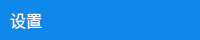
      <widget class="QWidget" name="m_zoneTitle" native="true">
       <property name="sizePolicy">
        <sizepolicy hsizetype="Preferred" vsizetype="Fixed">
         <horstretch>0</horstretch>
         <verstretch>0</verstretch>
        </sizepolicy>
       </property>
       <property name="minimumSize">
        <size>
         <width>0</width>
         <height>40</height>
        </size>
       </property>
       <property name="maximumSize">
        <size>
         <width>16777215</width>
         <height>40</height>
        </size>
       </property>
       <property name="styleSheet">
        <string notr="true">background-color: #0e88eb;</string>
       </property>
       <layout class="QHBoxLayout" name="horizontalLayout_15">
        <property name="spacing">
         <number>0</number>
        </property>
        <property name="leftMargin">
         <number>0</number>
        </property>
        <property name="topMargin">
         <number>0</number>
        </property>
        <property name="rightMargin">
         <number>0</number>
        </property>
        <property name="bottomMargin">
         <number>0</number>
        </property>
        <item>
         <layout class="QHBoxLayout" name="horizontalLayout_14">
          <property name="spacing">
           <number>0</number>
          </property>
          <item>
           <spacer name="horizontalSpacer_4">
            <property name="orientation">
             <enum>Qt::Horizontal</enum>
            </property>
            <property name="sizeType">
             <enum>QSizePolicy::Fixed</enum>
            </property>
            <property name="sizeHint" stdset="0">
             <size>
              <width>10</width>
              <height>20</height>
             </size>
            </property>
           </spacer>
          </item>
          <item>
           <widget class="QLabel" name="m_lbTitle">
            <property name="styleSheet">
             <string notr="true">font-family: 微软雅黑;
	 font-size: 16px;
     color: #ffffff;</string>
            </property>
            <property name="text">
             <string>设置</string>
            </property>
           </widget>
          </item>
          <item>
           <spacer name="horizontalSpacer_5">
            <property name="orientation">
             <enum>Qt::Horizontal</enum>
            </property>
            <property name="sizeHint" stdset="0">
             <size>
              <width>40</width>
              <height>20</height>
             </size>
            </property>
           </spacer>
          </item>
          <item>
           <widget class="QPushButton" name="m_bMin">
            <property name="sizePolicy">
             <sizepolicy hsizetype="Fixed" vsizetype="Fixed">
              <horstretch>0</horstretch>
              <verstretch>0</verstretch>
             </sizepolicy>
            </property>
            <property name="minimumSize">
             <size>
              <width>40</width>
              <height>40</height>
             </size>
            </property>
            <property name="maximumSize">
             <size>
              <width>40</width>
              <height>40</height>
             </size>
            </property>
            <property name="styleSheet">
             <string notr="true">QPushButton:!hover{
    border: 1px solid #0e88eb;
    background-color: #0e88eb;
}

QPushButton:hover{
    border: 1px solid #0d80de;
    background-color: #0d80de;
}

QPushButton:hover:pressed{
    border: 1px solid #0d79d1;
    background-color: #0d79d1;
}</string>
            </property>
            <property name="text">
             <string/>
            </property>
            <property name="icon">
             <iconset resource="style.qrc">
              <normaloff>:/Resources/images/min.png</normaloff>:/Resources/images/min.png</iconset>
            </property>
           </widget>
          </item>
          <item>
           <widget class="QPushButton" name="m_bClose">
            <property name="sizePolicy">
             <sizepolicy hsizetype="Fixed" vsizetype="Fixed">
              <horstretch>0</horstretch>
              <verstretch>0</verstretch>
             </sizepolicy>
            </property>
            <property name="minimumSize">
             <size>
              <width>50</width>
              <height>40</height>
             </size>
            </property>
            <property name="maximumSize">
             <size>
              <width>50</width>
              <height>40</height>
             </size>
            </property>
            <property name="styleSheet">
             <string notr="true">QPushButton:!hover{
    border: 1px solid #0e88eb;
    background-color: #0e88eb;
}

QPushButton:hover{
    border: 1px solid #0d80de;
    background-color: #0d80de;
}

QPushButton:hover:pressed{
    border: 1px solid #0d79d1;
    background-color: #0d79d1;
}</string>
            </property>
            <property name="text">
             <string/>
            </property>
            <property name="icon">
             <iconset resource="style.qrc">
              <normaloff>:/Resources/images/close.png</normaloff>:/Resources/images/close.png</iconset>
            </property>
           </widget>
          </item>
         </layout>
        </item>
       </layout>
      </widget>
